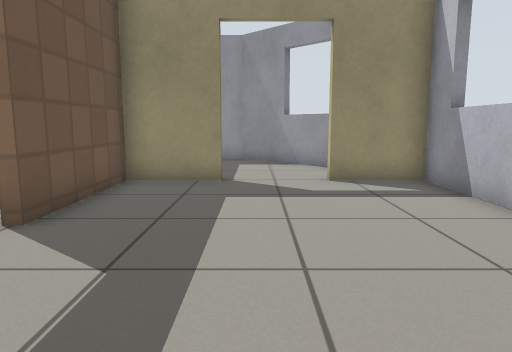
view 1 (above)

24 first-person views from a walk through a world built for the Gazebo simulator. The camera is 0.72 m above the floor, tilts 8° down and sees 70° across. The floor is counted in squares, 0.5 m on a side. Each view is taken from the middle of a square. On the plan, view 1 faces up. The plan holds only what a view shows up to about 16 squares ahead; the rest is blank. Simple patterns stand in for the simulator's built-in surfaces.

view 2
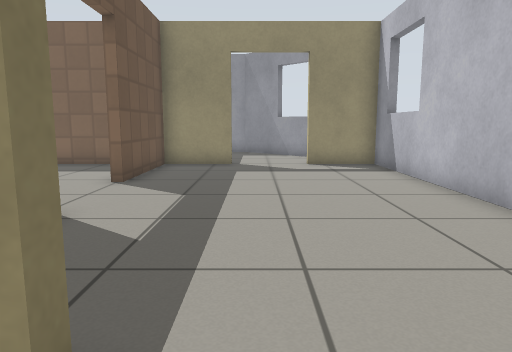

view 3
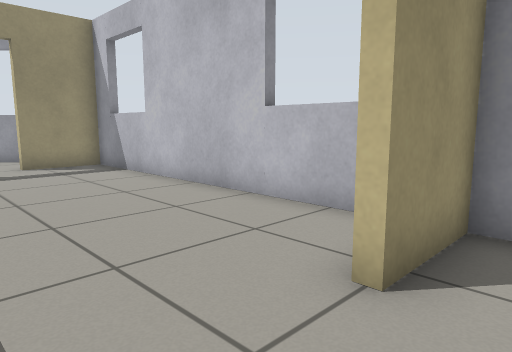

view 4
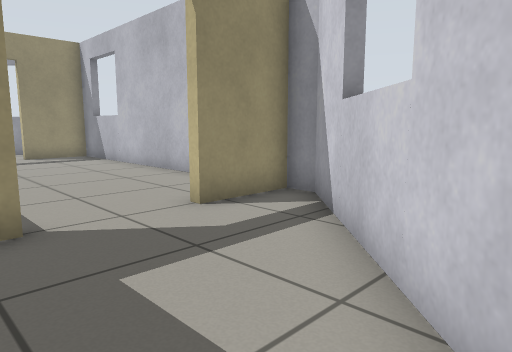

view 5
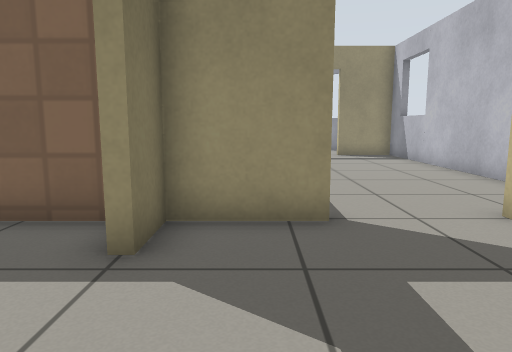

view 6
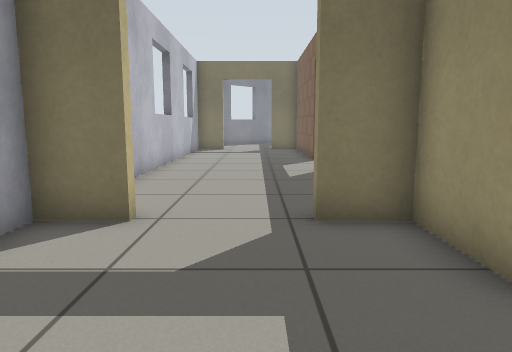

view 7
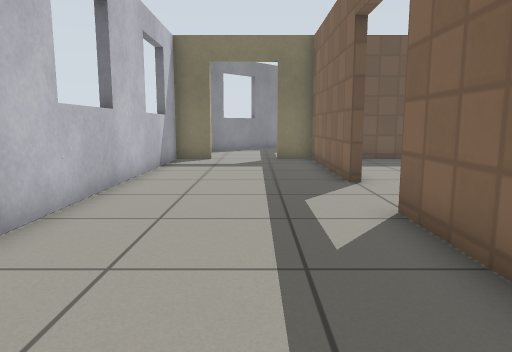

view 8
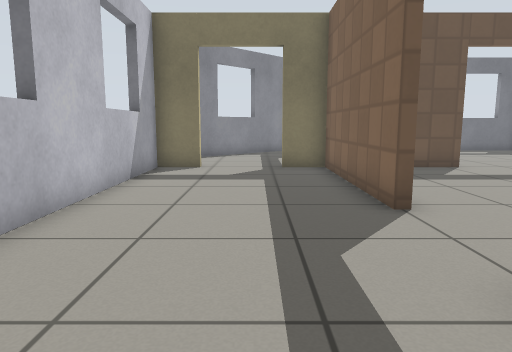

view 9
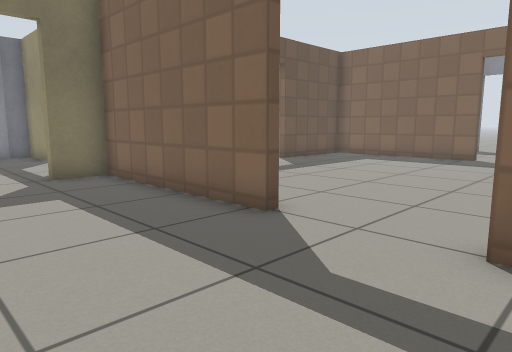

view 10
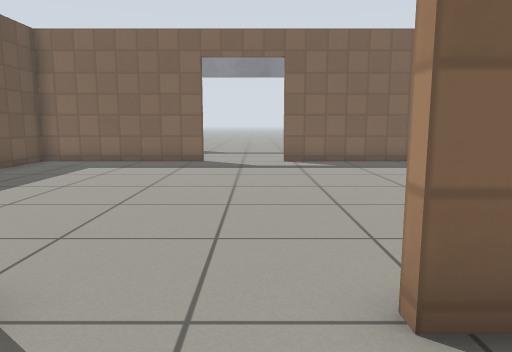

view 11
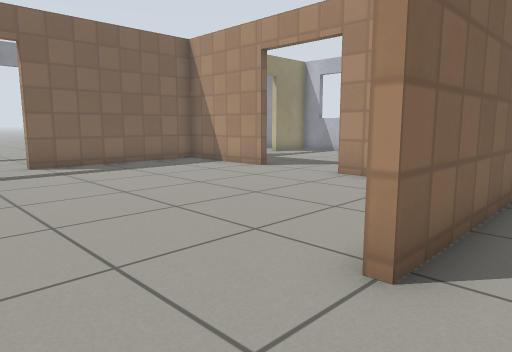

view 12
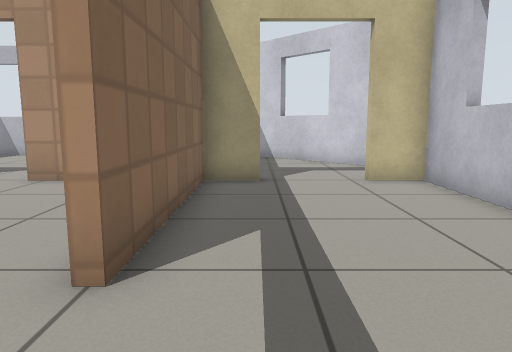

view 13
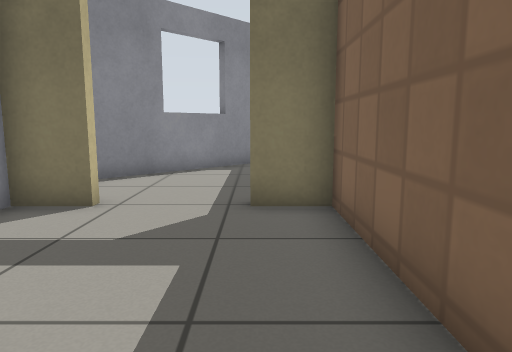

view 14
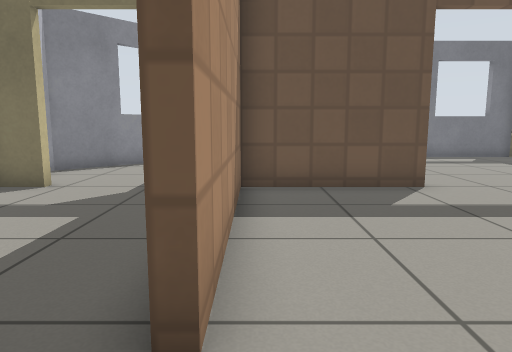

view 15
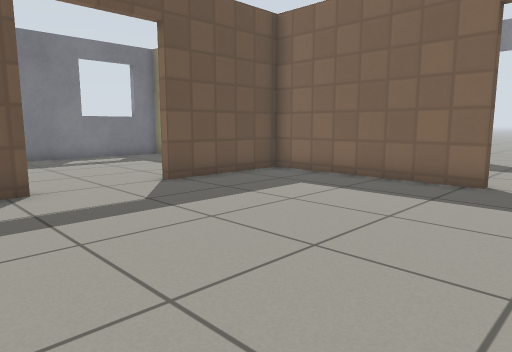

view 16
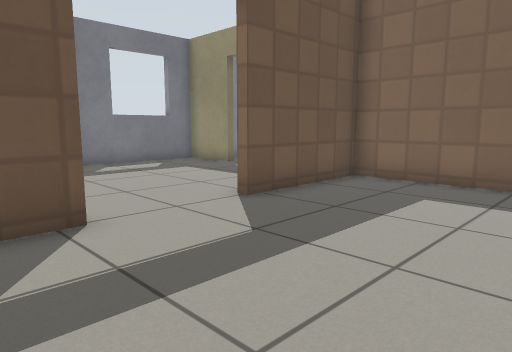

view 17
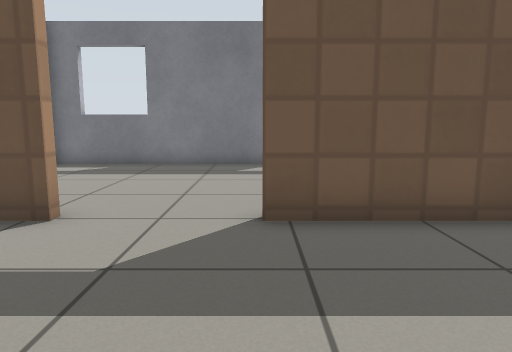

view 18
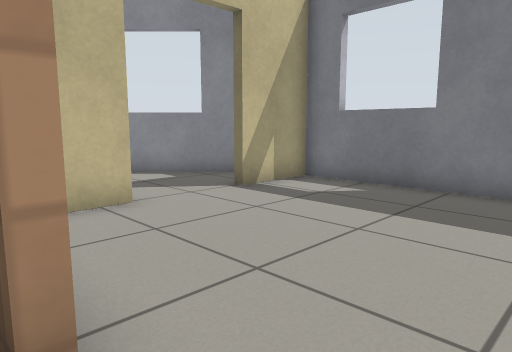

view 19
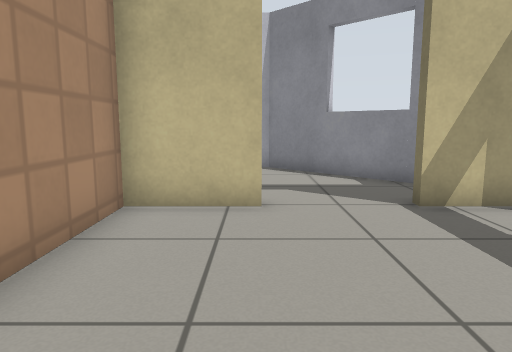

view 20
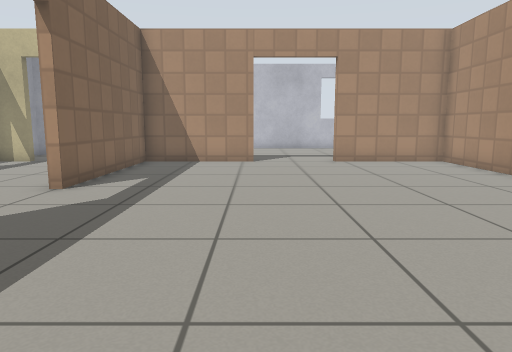

view 21
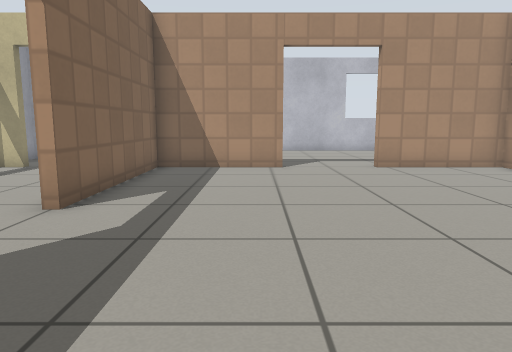

view 22
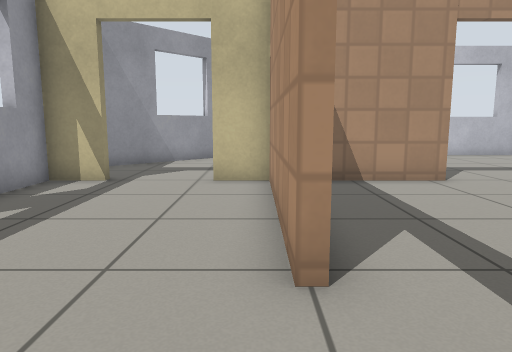

view 23
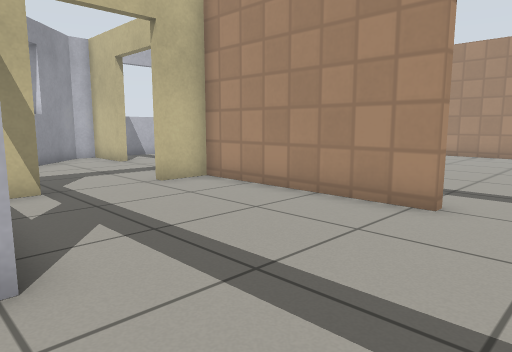

view 24
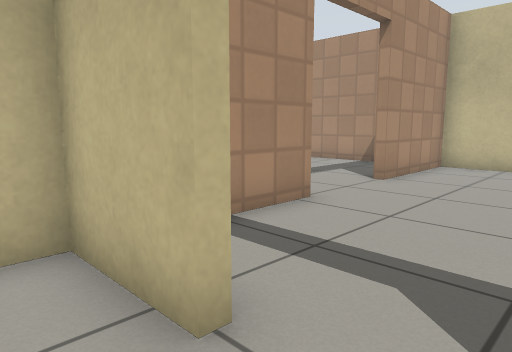

### Floor plan
Ten units are one square. View 1 is at (0, 0); x grows to the right and y downward. Boxes are objects, and circles mark ways between rooms. Rooms are numbered by the first view taken in them; rooms with no view inside come last. Other rooms are left out.
<svg viewBox="-278 -158 331 251">
<path fill="none" stroke="#000" d="M48 -11 43 -11M-37 -19 -33 -19M44 10 44 -93 19 -93M19 26 19 22M48 -83 43 -83M-9 -98 -9 -93 -33 -93 -33 -51M-9 26 -33 26 -33 41M-1 79 44 34M30 53 27 50M-33 69 -33 83M44 26 19 26M-9 22 -9 26M-127 83 -127 88M-131 24 -131 26 -193 26 -193 41M-53 88 -53 83M-177 83 -177 88M-33 41 -37 41 -37 26 -99 26M-193 69 -193 83 -37 83 -37 69 -33 69M-99 26 -99 22M-88 24 -37 24 -37 -19M-131 -98 -131 -93 -193 -93 -193 -51M-33 -51 -37 -51 -37 -93 -99 -93M-193 -19 -193 24 -131 24M-193 -51 -197 -51 -197 -72M-221 24 -197 24 -197 -19 -193 -19M-249 -98 -249 -93 -273 -93 -273 24 -249 24M-221 -92 -221 -96M-99 -93 -99 -96 -37 -96 -37 -111M-33 -139 -37 -139 -37 -153 -55 -153M-221 -96 -197 -96 -197 -104M-37 -111 -33 -111M19 -93 19 -96 44 -96 44 -104 -6 -153 -15 -153"/>
<circle cx="5" cy="30" r="3" fill="#2a7"/>
<circle cx="-30" cy="-35" r="3" fill="#2a7"/>
<circle cx="5" cy="-90" r="3" fill="#2a7"/>
<circle cx="-30" cy="55" r="3" fill="#2a7"/>
<circle cx="-115" cy="30" r="3" fill="#2a7"/>
<circle cx="-190" cy="-35" r="3" fill="#2a7"/>
<circle cx="-115" cy="-90" r="3" fill="#2a7"/>
<circle cx="-235" cy="-90" r="3" fill="#2a7"/>
<circle cx="-30" cy="-125" r="3" fill="#2a7"/>
<text x="10" y="-30">1</text>
<text x="0" y="50">2</text>
<text x="-110" y="60">3</text>
<text x="-110" y="-30">4</text>
<text x="-230" y="-30">5</text>
<text x="-120" y="-130">6</text>
<text x="-220" y="-120">7</text>
<text x="-10" y="-120">8</text>
</svg>
Room 1 opens to room 2. Room 1 opens to room 4. Room 1 opens to room 8. Room 2 opens to room 3. Room 3 opens to room 4. Room 4 opens to room 5. Room 4 opens to room 6. Room 5 opens to room 7. Room 6 opens to room 8.

Where each view was taken, in squares from view 1:
view 1: 0 up, 0 right, facing up
view 2: 4 down, 0 right, facing up
view 3: 4 down, 1 left, facing up-right
view 4: 8 down, 2 left, facing up-right
view 5: 8 down, 2 left, facing up
view 6: 5 down, 2 right, facing left
view 7: 5 down, 4 left, facing left
view 8: 5 down, 7 left, facing left
view 9: 7 down, 9 left, facing up-left
view 10: 5 down, 11 left, facing up
view 11: 4 down, 13 left, facing up-right
view 12: 4 down, 13 left, facing right
view 13: 4 down, 13 left, facing left
view 14: 2 down, 11 left, facing left
view 15: 0 up, 11 left, facing up-left
view 16: 0 up, 14 left, facing up-left
view 17: 5 up, 14 left, facing left
view 18: 4 up, 19 left, facing down-left
view 19: 4 up, 22 left, facing down
view 20: 5 up, 18 left, facing right
view 21: 6 up, 16 left, facing right
view 22: 10 up, 13 left, facing right
view 23: 16 up, 12 left, facing down-right
view 24: 11 up, 24 left, facing down-right
